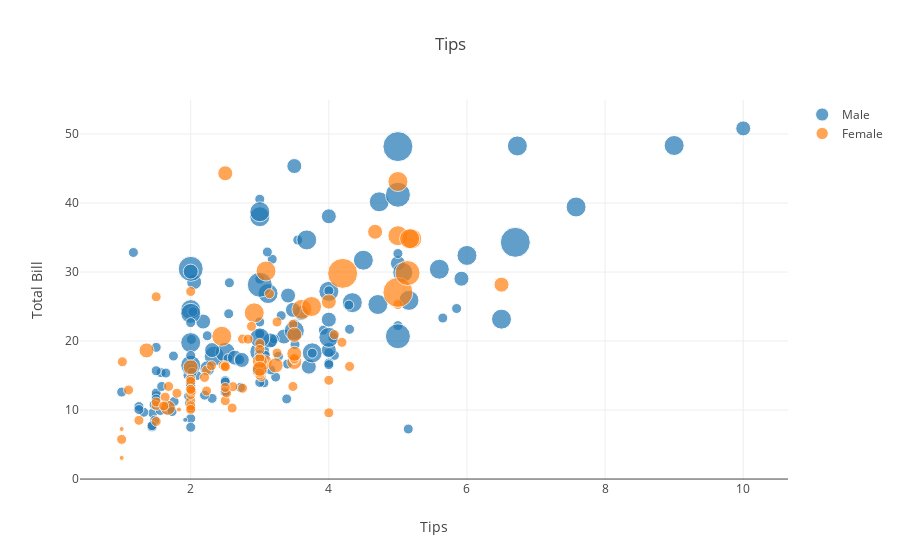

The code cell stored with this chart in its notebook:
### Markdown cell above
We can also add in some more data, if we want to make bubble plots:

### Code cell
data = [{'x':tips['tip'][tips['sex']==sex],\
         'y':tips['total_bill'][tips['sex']==sex],\
         'name':sex,\
         'marker':{'size':tips['size'][tips['sex']==sex]*5},\
        'mode':'markers'} for sex in ['Male', 'Female']]

fig = {'data':data, 
       'layout':{'xaxis':{'title':'Tips'}, 
                 'yaxis':{'title':'Total Bill'}, 
                 'title':'Tips'
                }}

pyo.iplot(fig)

### Figure 1 — Plotly figure (JSON) as saved in the notebook; plotly's stock layout.template omitted (floating-point values rounded to 4 significant figures; data arrays with more than 128 entries replaced by an {"elided": "..."} marker saying what was removed)
{"data": [{"marker": {"size": {"elided": "157 int values"}}, "mode": "markers", "name": "Male", "type": "scatter", "uid": "4e55688f-29c0-4211-9a71-6bc0883ced81", "x": {"elided": "157 float values"}, "y": {"elided": "157 float values"}}, {"marker": {"size": [10, 20, 20, 10, 15, 15, 10, 10, 10, 10, 20, 15, 10, 20, 10, 10, 5, 15, 10, 10, 10, 5, 20, 10, 10, 10, 10, 10, 15, 10, 10, 10, 5, 15, 10, 10, 10, 20, 10, 10, 30, 10, 10, 10, 10, 10, 10, 10, 10, 10, 10, 10, 30, 10, 10, 15, 10, 25, 20, 10, 15, 10, 10, 10, 10, 15, 15, 10, 20, 10, 10, 10, 10, 15, 10, 10, 15, 10, 20, 10, 15, 10, 10, 10, 15, 10, 10]}, "mode": "markers", "name": "Female", "type": "scatter", "uid": "55c972ed-477b-49b9-9981-3c4870e937ad", "x": [1.01, 3.61, 5, 3.02, 1.67, 3.5, 2.75, 2.23, 3, 3, 2.45, 3.07, 2.6, 5.2, 1.5, 2.47, 1, 3, 3.14, 5, 2.2, 1.83, 5.17, 1, 4.3, 3.25, 2.5, 3, 2.5, 3.48, 4.08, 4, 1, 4, 3.5, 1.5, 1.8, 2.92, 1.68, 2.52, 4.2, 2, 2, 2.83, 1.5, 2, 3.25, 1.25, 2, 2, 2.75, 3.5, 5, 2.3, 1.5, 1.36, 1.63, 5.14, 3.75, 2.61, 2, 3, 1.61, 2, 4, 3.5, 3.5, 4.19, 5, 2, 2.01, 2, 2.5, 3.23, 2.23, 2.5, 6.5, 1.1, 3.09, 3.48, 3, 2.5, 2, 2.88, 4.67, 2, 3], "y": [16.99, 24.59, 35.26, 14.83, 10.33, 16.97, 20.29, 15.77, 19.65, 15.06, 20.69, 16.93, 10.29, 34.81, 26.41, 16.45, 3.07, 17.07, 26.86, 25.28, 14.73, 10.07, 34.83, 5.75, 16.32, 22.75, 11.35, 15.38, 44.3, 22.42, 20.92, 14.31, 7.25, 25.71, 17.31, 10.65, 12.43, 24.08, 13.42, 12.48, 29.8, 14.52, 11.38, 20.27, 11.17, 12.26, 18.26, 8.51, 10.33, 14.15, 13.16, 17.47, 27.05, 16.43, 8.35, 18.64, 11.87, 29.85, 25, 13.39, 16.21, 17.51, 10.59, 10.63, 9.6, 20.9, 18.15, 19.81, 43.11, 13, 12.74, 13, 16.4, 16.47, 12.76, 13.27, 28.17, 12.9, 30.14, 13.42, 15.98, 16.27, 10.09, 22.12, 35.83, 27.18, 18.78]}], "layout": {"title": {"text": "Tips"}, "xaxis": {"title": {"text": "Tips"}}, "yaxis": {"title": {"text": "Total Bill"}}}}
